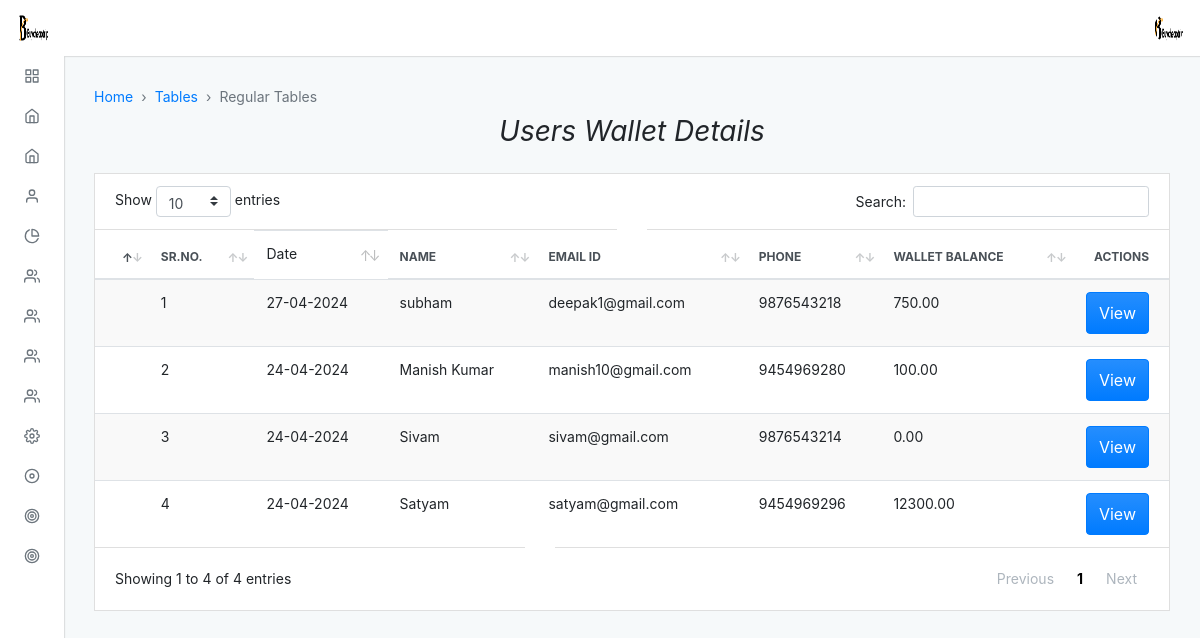
Page /admin/default/users_wallet.php (signed in) on the committed database.
### tables this page shows
CREATE TABLE `wallets` (
  `id_wallet` int(11) NOT NULL,
  `user_id` varchar(100) NOT NULL,
  `contact` varchar(15) NOT NULL,
  `wallet_balance` decimal(10,2) DEFAULT 0.00,
  `created_at` timestamp NOT NULL DEFAULT current_timestamp(),
  `updated_at` timestamp NOT NULL DEFAULT current_timestamp() ON UPDATE current_timestamp()
);

CREATE TABLE `users` (
  `id` int(11) NOT NULL,
  `name` varchar(100) NOT NULL,
  `gender` varchar(7) NOT NULL,
  `phone` varchar(14) NOT NULL,
  `email` varchar(30) NOT NULL,
  `password` varchar(15) NOT NULL,
  `created_at` varchar(1000) NOT NULL DEFAULT current_timestamp(),
  `delete_at` varchar(255) NOT NULL,
  `status` enum('active','pending','reject','inactive') DEFAULT 'pending',
  `feedback` varchar(250) DEFAULT NULL
);

### admin/default/users_wallet.php (the view, shortened to what this page needs)
<?php
include "../../connection.php";
?>
<?php $page = "";
include("./incluede/header.php") ?>
<div class="adminx-content">
    <div class="adminx-main-content">
        <div class="container-fluid">
            <nav aria-label="breadcrumb" role="navigation">
                <ol class="breadcrumb adminx-page-breadcrumb">
                    <li class="breadcrumb-item"><a href="#">Home</a></li>
                    <li class="breadcrumb-item"><a href="#">Tables</a></li>
                    <li class="breadcrumb-item active  aria-current=" page">Regular Tables</li>
                </ol>
            </nav>
            <div class="pb-3">
                <h3><b><i>Users Wallet Details</i></b></h3>
            </div>
            <div class="row">
                <div class="col">
                    <div class="card mb-grid">
                        <div class="table-responsive-md">
                            <table class="table table-actions table-striped table-hover mb-0" data-table>
                                <thead>
                                    <tr>
                                        <th scope="col">
                                            <label class="custom-control custom-checkbox m-0 p-0">
                                            </label>
                                        </th>
                                        <th scope="col">Sr.No.</th>
                                        <td>Date</td>
                                        <th scope="col">Name</th>
                                        <th scope="col">Email Id</th>
                                        <th scope="col">Phone</th>
                                        <th scope="col">Wallet Balance</th>
                                        <th scope="col">Actions</th>
                                    </tr>
                                </thead>
                                <tbody>
                                <?php
                                $a = 1;
                                $query = "SELECT * FROM `wallets`
                                JOIN users ON wallets.user_id = users.email ORDER BY id_wallet DESC";
                                $res = mysqli_query($conn, $query);
                                while ($payment = mysqli_fetch_assoc($res)) {
                                ?>
                                    <tr>
                                        <th scope="row">
                                            <label class="custom-control custom-checkbox m-0 p-0">
                                            </label>
                                        </th>
                                        <td><?php echo $a; ?></td>
                                        <td><?php echo date('d-m-Y', strtotime($payment['created_at'])); ?></td>
                                        <td><?php echo $payment['name'] ?></td>
                                        <td><?php echo $payment['email'] ?></td>
                                        <td><?php echo $payment['phone'] ?></td>
                                        <td><?php echo $payment['wallet_balance'] ?></td>
                                        <td>
                                             <a href="wallet_details?user_id=<?php echo $payment['user_id'] ?>" class="btn btn-primary">View</a>
                                        </td>
                                    </tr>
                                    <?php
                                    $a++;
                                }
                                    ?>
                                </tbody>
                            </table>
                        </div>
                    </div>
                </div>
            </div>
        </div>
    </div>
</div>
</body>
</html>

### admin/default/incluede/header.php (shortened to what this page needs)
<!DOCTYPE html>
<html lang="en">
<head>
  <link rel="stylesheet" type="text/css" href="./dist/css/adminx.css" media="screen" />
</head>
<body class=" virat">
  <div class="adminx-container">
    <?php
    $query = "select * from admin_login";
    $result = mysqli_query($conn, $query);
    while ($row = mysqli_fetch_assoc($result)) {
    ?>
      <nav class="navbar navbar-expand justify-content-between fixed-top virat_1">
        <a class="navbar-brand mb-0 h1 d-none d-md-block" href="admin">
          <img src="../upload/<?php echo $row['image']; ?>" class="navbar-brand-image d-inline-block align-top mr-2" class="circle" alt="">
        </a>
        <ul class="navbar-nav d-flex justify-content-end mr-2">
          <li class="nav-item dropdown">
            <a class="nav-link avatar-with-name" id="navbarDropdownMenuLink" data-toggle="dropdown" href="#">
              <img src="../upload/<?php echo $row['image']; ?>" class="d-inline-block align-top" class="rounded" alt="">
            </a>
          </li>
        </ul>
      <?php
    }
      ?>
      </nav>
      <div class="adminx-sidebar expand-hover push">
        <ul class="sidebar-nav">
          <li class="sidebar-nav-item">
            <a href="admin" class="sidebar-nav-link <?php if ($page == 'home') {
                                                      echo 'active';
                                                    } ?>">
              <span class="sidebar-nav-icon">
                <i data-feather="grid"></i>
              </span>
            </a>
          </li>
          <li class="sidebar-nav-item">
            <a class="sidebar-nav-link <?php if ($page == 'thailand') {
                                          echo 'active';
                                        } ?> collapsed" data-toggle="collapse" href="#examplepackage" aria-expanded="false" aria-controls="examplepackage">
              <span class="sidebar-nav-icon">
                <i data-feather="home"></i>
              </span>
            </a>
          </li>
          <li class="sidebar-nav-item">
            <a class="sidebar-nav-link <?php if ($page == 'slider') {
                                          echo 'active';
                                        } ?> collapsed" data-toggle="collapse" href="#example" aria-expanded="false" aria-controls="example">
              <span class="sidebar-nav-icon">
                <i data-feather="home"></i>
              </span>
            </a>
          </li>
          <li class="sidebar-nav-item">
            <a class=" sidebar-nav-link <?php if ($page == 'about') {
                                          echo 'active';
                                        } ?> collapsed" data-toggle="collapse" href="#exampl_a" aria-expanded="false" aria-controls="exampl_a">
              <span class="sidebar-nav-icon">
                <i data-feather="user"></i>
              </span>
            </a>
          </li>
          <li class="sidebar-nav-item">
            <a class=" sidebar-nav-link <?php if ($page == 'our') {
                                          echo 'active';
                                        } ?> collapsed" data-toggle="collapse" href="#examp" aria-expanded="false" aria-controls="examp">
              <span class="sidebar-nav-icon">
                <i data-feather="pie-chart"></i>
              </span>
            </a>
          </li>
          <li class="sidebar-nav-item">
            <a class=" sidebar-nav-link <?php if ($page == 'transport') {
                                          echo 'active';
                                        } ?> collapsed" data-toggle="collapse" href="#exa_team" aria-expanded="false" aria-controls="exa_team">
              <span class="sidebar-nav-icon">
                <i data-feather="users"></i>
              </span>
            </a>
          </li>
          <li class="sidebar-nav-item">
            <a class=" sidebar-nav-link <?php if ($page == 'transport') {
                                          echo 'active';
                                        } ?> collapsed" data-toggle="collapse" href="#exa_team89" aria-expanded="false" aria-controls="exa_team89">
              <span class="sidebar-nav-icon">
                <i data-feather="users"></i>
              </span>
            </a>
          </li>
          <li class="sidebar-nav-item">
            <a class=" sidebar-nav-link <?php if ($page == 'transport') {
                                          echo 'active';
                                        } ?> collapsed" data-toggle="collapse" href="#exa_team99" aria-expanded="false" aria-controls="exa_team99">
              <span class="sidebar-nav-icon">
                <i data-feather="users"></i>
              </span>
            </a>
          </li>
          <li class="sidebar-nav-item">
            <a class=" sidebar-nav-link <?php if ($page == 'users') {
                                          echo 'active';
                                        } ?> collapsed" data-toggle="collapse" href="#exa_team98" aria-expanded="false" aria-controls="exa_team98">
              <span class="sidebar-nav-icon">
                <i data-feather="users"></i>
              </span>
            </a>
          </li>
          <li class="sidebar-nav-item">
            <a class=" sidebar-nav-link <?php if ($page == 'setting') {
                                          echo 'active';
                                        } ?> collapsed" data-toggle="collapse" href="#ex" aria-expanded="false" aria-controls="ex">
              <span class="sidebar-nav-icon">
                <i data-feather="settings"></i>
              </span>
            </a>
            <li class="sidebar-nav-item">
                <a href="../default/users_wallet" class="sidebar-nav-link">
                  <span class="sidebar-nav-abbr">
                    <i data-feather="disc"></i>
                  </span>
                </a>
              </li>
              <li class="sidebar-nav-item">
                <a href="../default/thailand_payment" class="sidebar-nav-link">
                  <span class="sidebar-nav-abbr">
                    <i data-feather="target"></i>
                  </span>
                </a>
              </li>
              <li class="sidebar-nav-item">
                <a href="../default/manage_offer" class="sidebar-nav-link">
                  <span class="sidebar-nav-abbr">
                    <i data-feather="target"></i>
                  </span>
                </a>
              </li>
      </div>

### admin/default/incluede/header.php (style rules this page uses)
.pb-3 { text-align: center; }

### rows in the picture
wallets: users.created_at "27-04-2024", users.name "subham", users.email "deepak1@gmail.com", users.phone "9876543218", wallet_balance "750.00"
wallets: users.created_at "24-04-2024", users.name "Manish Kumar", users.email "manish10@gmail.com", users.phone "9454969280", wallet_balance "100.00"
wallets: users.created_at "24-04-2024", users.name "Sivam", users.email "sivam@gmail.com", users.phone "9876543214", wallet_balance "0.00"
wallets: users.created_at "24-04-2024", users.name "Satyam", users.email "satyam@gmail.com", users.phone "9454969296", wallet_balance "12300.00"
